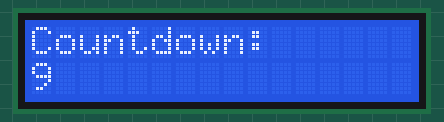
Simulated run of this sketch. Board: Arduino Uno, built with avr-gcc and run on an emulated ATmega328P. Shown: 16×2 character LCD.

Above: at 0.1 s.
At 2.1 s:
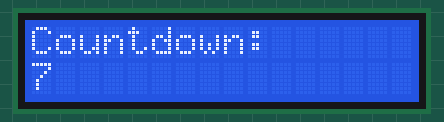
At 3.1 s:
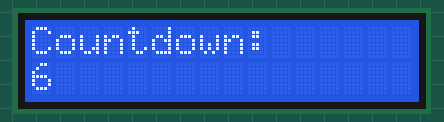
At 5.1 s:
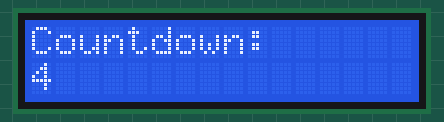
At 7.1 s:
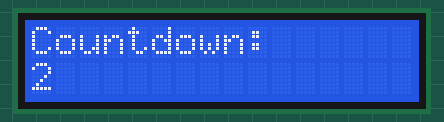
At 10.2 s:
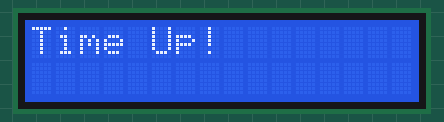

Measured:
- by itself, everything shown: repeats every 12.0 s, in 11 steps
- what the display in image 1 shows lasts 1.0 s, from 2.1 s to 3.1 s
- what the display in image 5 shows lasts 2.0 s, from 10.1 s to 12.1 s

The sketch:

r8.ino
```cpp
#include <LiquidCrystal.h>

LiquidCrystal lcd(12, 11, 5, 4, 3, 2);

void setup() {
  lcd.begin(16, 2);
}

void loop() {
  for (int i = 9; i >= 0; i--) {
    lcd.clear();
    lcd.setCursor(0, 0);
    lcd.print("Countdown:");
    lcd.setCursor(0, 1);
    lcd.print(i);
    delay(1000);
  }

  lcd.clear();
  lcd.setCursor(0, 0);
  lcd.print("Time Up!");
  delay(2000);
}
```
